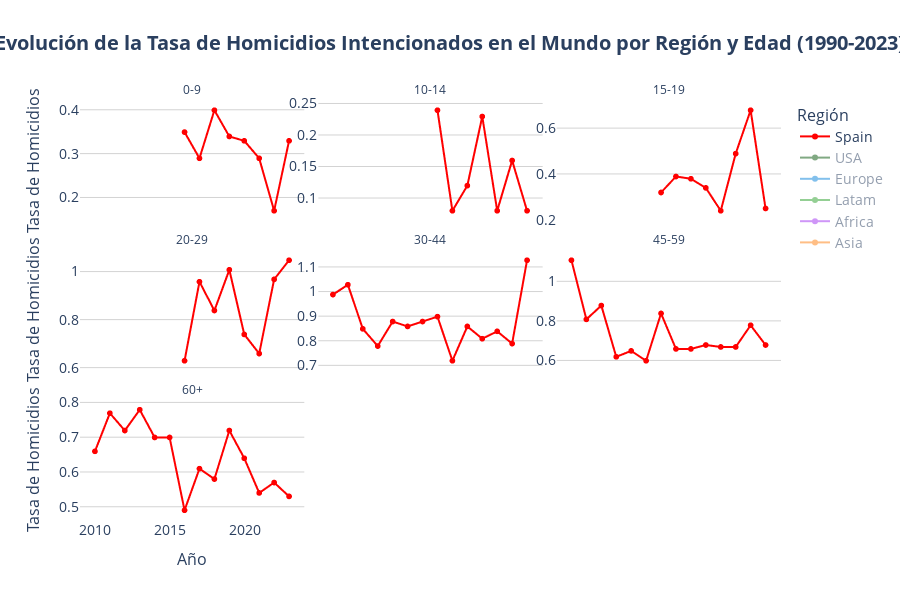

Notebook code for this chart:
### Code cell
time_series_plot(
    df = df_time_series['country'],
    x='Year',
    y='homicides_rate',
    line_group='Country',
    facet_col='Age',
    facet_col_wrap=3,
    color='Region_2',
    default_visible_name='Spain',
    title='Evolución de la Tasa de Homicidios Intencionados en el Mundo por Región y Edad (1990-2023)',
    hover_data=HOVER_DATA['time_series_country'],
    labels=LABELS['time_series'],
    hovertemplate=HOVER_TEMPLATES['time_series_country'],
    color_discrete_map=COLOR_MAP['Region_2'],
    category_orders=CATEGORY_ORDERS,
    plot_save_path=os.path.join(PROJECT_PATH, 'plots', PLOT_FILENAME['time_series']),
    show=True
)
